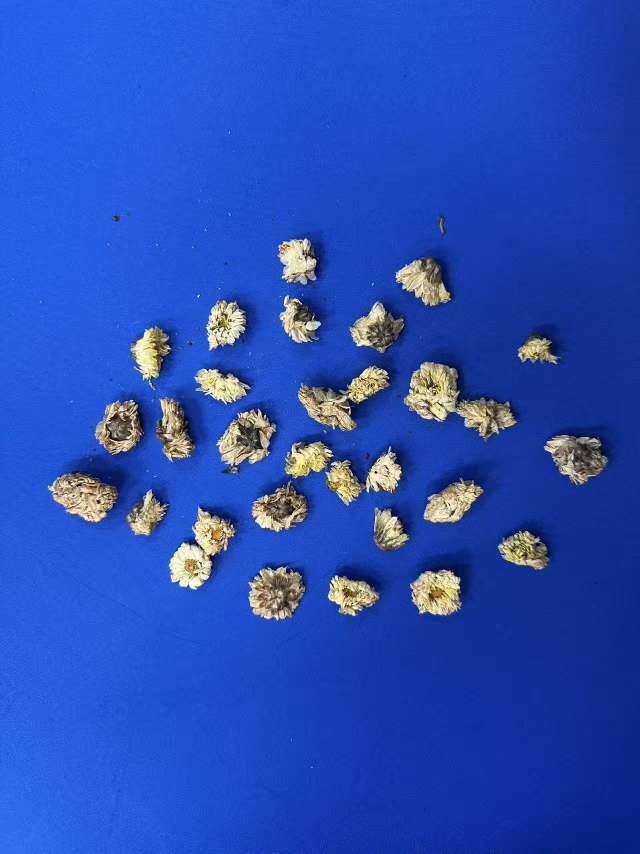
#> input picture images_1/baiju3.jpg, 1280 x 1707 px (shown at 1/2 size); its folder holds only this picture in this run
$ python DateOperation.py
#> lines starting #> are read from the running program, lines starting #| are printed output that depends on the picture; after the words box and inside, x2 and y2 are one past the last pixel; in counts of white or black regions, pixels touching at a corner belong together
"""
@filename:DateOperation.py
@author:Jason
@time:2025-10-09
"""
# import torch
# print(torch.cuda.is_available())
import cv2
import numpy as np
import os
from tqdm import tqdm  # 进度条库

# ================= 配置区域 =================
# 1. 原始图片文件夹路径
IMG_DIR = 'images_1'

# 2. DeepLabV3+ Mask 文件夹路径
MASK_DIR = 'masks_1'
# 3. 结果保存路径
OUTPUT_DIR = 'results_1'

# 4. Mask 的文件后缀
MASK_EXT = '.jpg'


# ===========================================

def enhance_object_with_black_bg(img, mask):
    """
    功能：
    1. 提取物体
    2. 对物体进行对比度增强 (CLAHE)
    3. 将背景置为纯黑 (0,0,0)
    """
    # 1. 确保 Mask 尺寸与原图一致
    if img.shape[:2] != mask.shape[:2]:
        mask = cv2.resize(mask, (img.shape[1], img.shape[0]), interpolation=cv2.INTER_NEAREST)

    # 2. 二值化 Mask (确保只有 0 和 255)
    _, binary_mask = cv2.threshold(mask, 127, 255, cv2.THRESH_BINARY)

    # 3. 初步提取前景
    # 利用 mask 将原图背景部分变黑
    foreground = cv2.bitwise_and(img, img, mask=binary_mask)

    # 4. 前景增强 (CLAHE)
    # 转到 LAB 空间处理亮度
    lab = cv2.cvtColor(foreground, cv2.COLOR_BGR2LAB)
    l, a, b = cv2.split(lab)

    # 应用 CLAHE (限制对比度自适应直方图均衡化)
    # clipLimit 可以调整：数值越大，对比度越强，纹理越明显
    clahe = cv2.createCLAHE(clipLimit=3.0, tileGridSize=(8, 8))
    cl = clahe.apply(l)

    # 合并并转回 BGR
    limg = cv2.merge((cl, a, b))
    enhanced_img = cv2.cvtColor(limg, cv2.COLOR_LAB2BGR)

    # 5. 【关键步骤】再次应用 Mask
    # 颜色空间转换可能会在黑色背景（0,0,0）上引入微小的噪点数值
    # 所以这里再次强制将背景部分置为 0
    final_result = cv2.bitwise_and(enhanced_img, enhanced_img, mask=binary_mask)

    return final_result


def main():
    # 检查输出目录
    if not os.path.exists(OUTPUT_DIR):
        os.makedirs(OUTPUT_DIR)
        print(f"已创建输出目录: {OUTPUT_DIR}")

    # 获取所有图片文件
    valid_extensions = ('.jpg', '.jpeg', '.png', '.bmp', '.tif')
    image_files = [f for f in os.listdir(IMG_DIR) if f.lower().endswith(valid_extensions)]

    print(f"共发现 {len(image_files)} 张图片，开始处理...")

    # 循环处理
    for img_name in tqdm(image_files, desc="Processing"):

        img_path = os.path.join(IMG_DIR, img_name)

        # --- 寻找对应的 Mask ---
        # 根据您的文件名规则修改这里
        file_stem = os.path.splitext(img_name)[0]
        mask_name = file_stem + MASK_EXT
        mask_path = os.path.join(MASK_DIR, mask_name)

        if not os.path.exists(mask_path):
            # 容错：尝试加 _mask 后缀的情况
            # mask_path = os.path.join(MASK_DIR, file_stem + "_mask" + MASK_EXT)
            if not os.path.exists(mask_path):
                # print(f"跳过: 缺少 Mask -> {img_name}")
                continue

        # 读取
        img = cv2.imread(img_path)
#> img is the input picture: shape (1707, 1280, 3); mean B, G, R 182.7, 77.4, 38.8
        mask = cv2.imread(mask_path, 0)  # 灰度读取
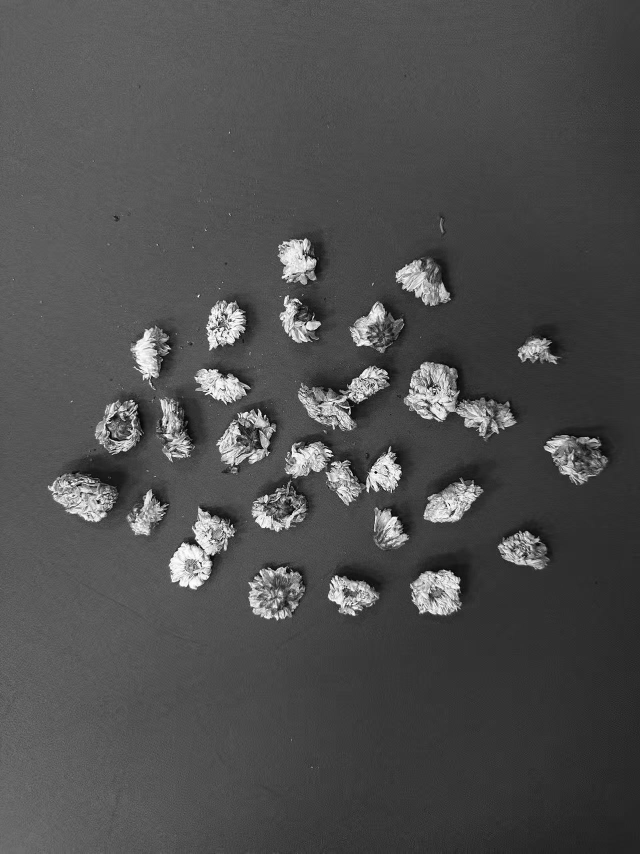
#> mask: shape (1707, 1280) (shown at 1/2 size); min 0, max 255, mean 77.8

        if img is None or mask is None:
            continue

        try:
            # === 核心处理 ===
            result_img = enhance_object_with_black_bg(img, mask)
#> in enhance_object_with_black_bg, `_, binary_mask = cv2.threshold(mask, 127, 255, cv2.THRESH_BINARY)`:
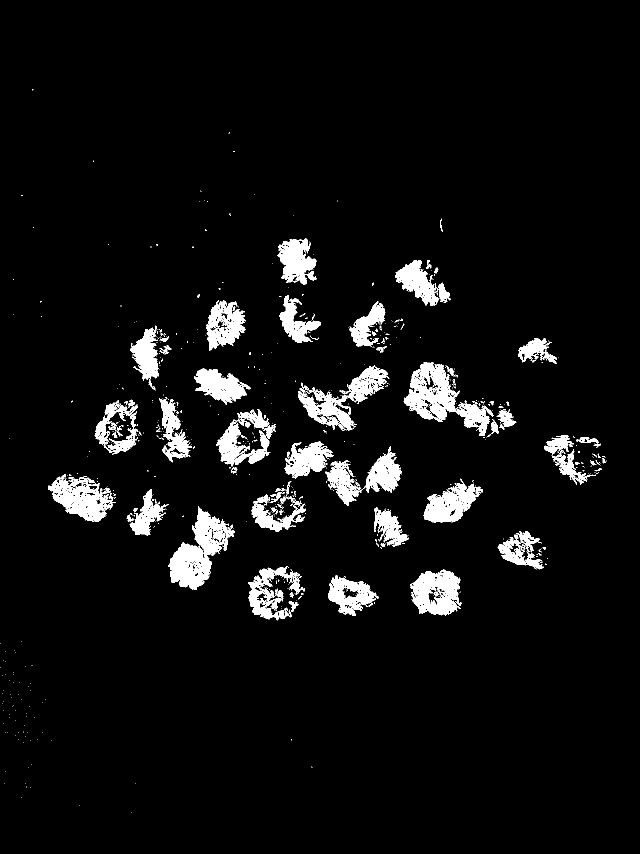
#> binary_mask: shape (1707, 1280) (shown at 1/2 size); 5.6% white; 730 white regions (629 under 20 px), largest, box (x1, y1, x2, y2) and area: (336, 1012, 470, 1179) 9254, (807, 724, 987, 872) 9124, (820, 1139, 923, 1231) 6133
#> in enhance_object_with_black_bg, `foreground = cv2.bitwise_and(img, img, mask=binary_mask)`:
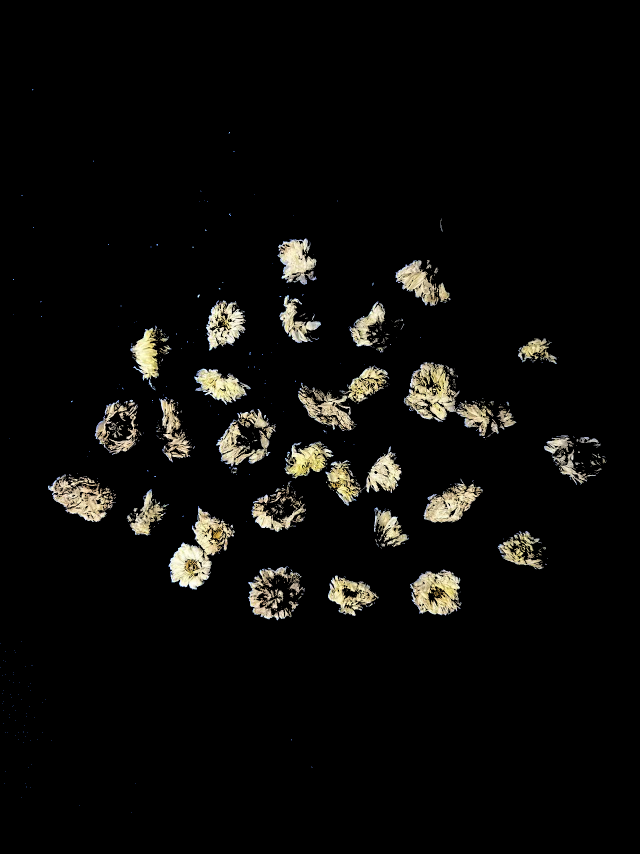
#> foreground: shape (1707, 1280, 3) (shown at 1/2 size); mean B, G, R 9, 10.7, 11.2
#> in enhance_object_with_black_bg, `lab = cv2.cvtColor(foreground, cv2.COLOR_BGR2LAB)`: lab: shape (1707, 1280, 3); mean of channels 0, 1, 2 11, 127.9, 128.9
#> in enhance_object_with_black_bg, `l, a, b = cv2.split(lab)`:
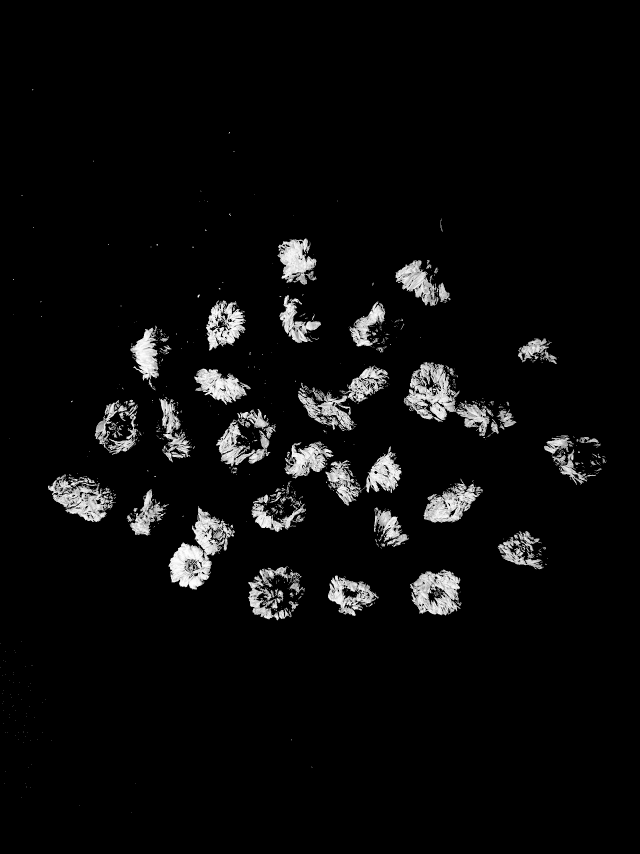
#> l: shape (1707, 1280) (shown at 1/2 size); min 0, max 255, mean 11
#> in enhance_object_with_black_bg, `l, a, b = cv2.split(lab)`:
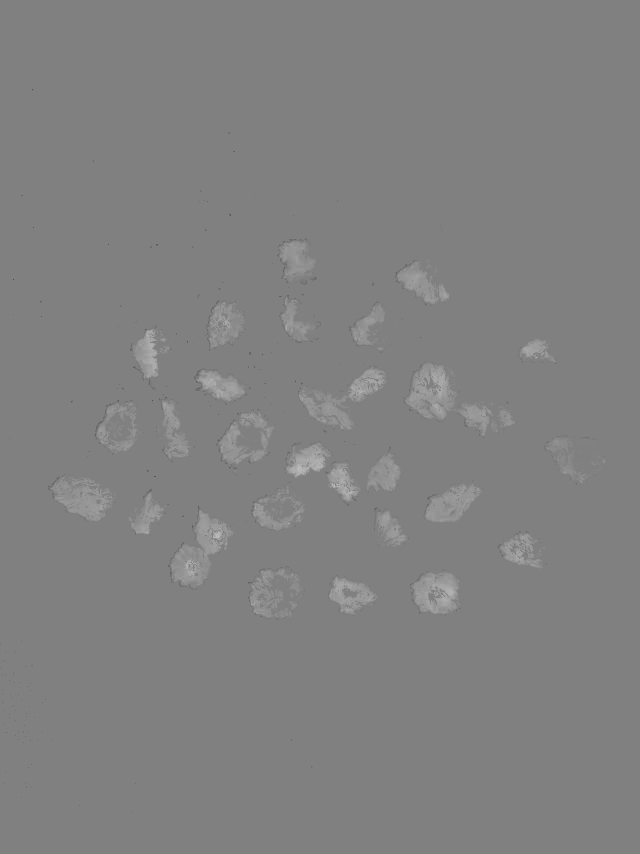
#> b: shape (1707, 1280) (shown at 1/2 size); min 60, max 190, mean 128.9
#> in enhance_object_with_black_bg, `limg = cv2.merge((cl, a, b))`: limg: shape (1707, 1280, 3); mean of channels 0, 1, 2 14.2, 127.9, 128.9

            # 保存
            save_path = os.path.join(OUTPUT_DIR, img_name)
            cv2.imwrite(save_path, result_img)

        except Exception as e:
            print(f"处理出错 {img_name}: {e}")

    print("\n所有处理完成！结果保存在:", OUTPUT_DIR)


if __name__ == "__main__":
    main()

$ run again, on images_1/baizhu1.jpg
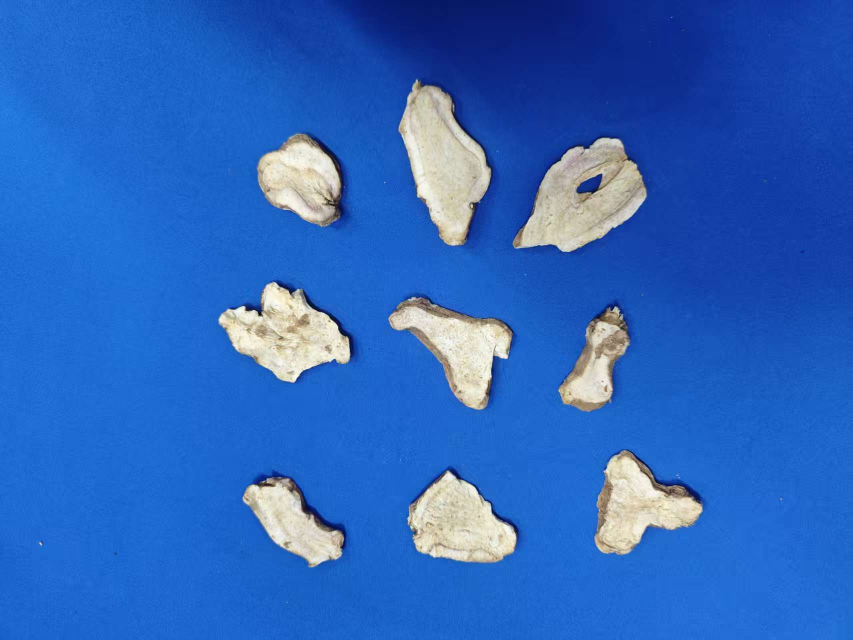
#> input picture images_1/baizhu1.jpg, 1706 x 1279 px (shown at 1/2 size)
#> in main, img is the input picture: shape (1279, 1706, 3); mean B, G, R 190.1, 101.7, 45.2
#> in enhance_object_with_black_bg, `_, binary_mask = cv2.threshold(mask, 127, 255, cv2.THRESH_BINARY)`:
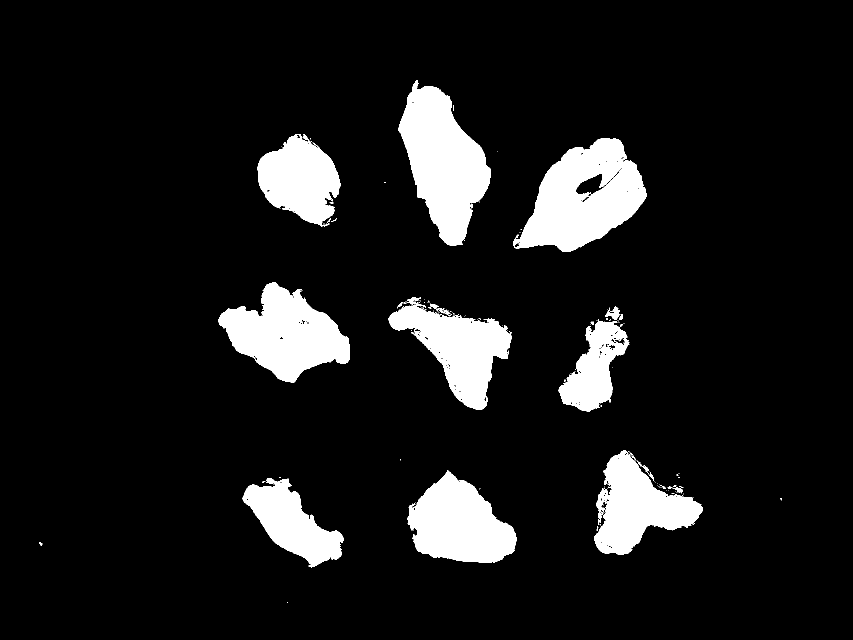
#> binary_mask: shape (1279, 1706) (shown at 1/2 size); 10.2% white; 132 white regions (107 under 20 px), largest, box (x1, y1, x2, y2) and area: (1026, 276, 1293, 504) 35170, (797, 160, 982, 492) 34402, (436, 564, 700, 766) 29299
#> lab: shape (1279, 1706, 3); mean of channels 0, 1, 2 21.2, 127.9, 129
#> limg: shape (1279, 1706, 3); mean of channels 0, 1, 2 22.5, 127.9, 129
#> in enhance_object_with_black_bg, `enhanced_img = cv2.cvtColor(limg, cv2.COLOR_LAB2BGR)`:
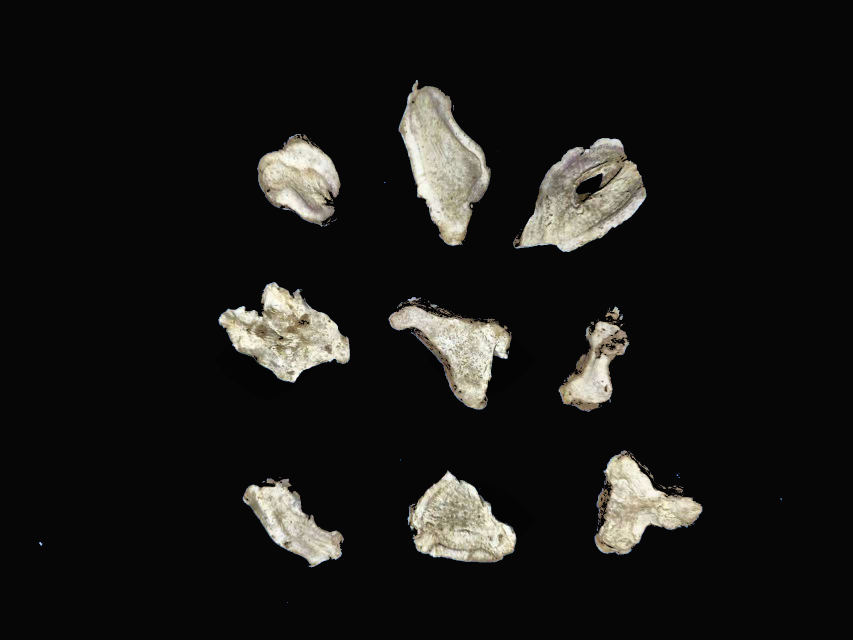
#> enhanced_img: shape (1279, 1706, 3) (shown at 1/2 size); mean B, G, R 21.8, 23.7, 24.2

$ run again, on images_1/baizhu3.jpg
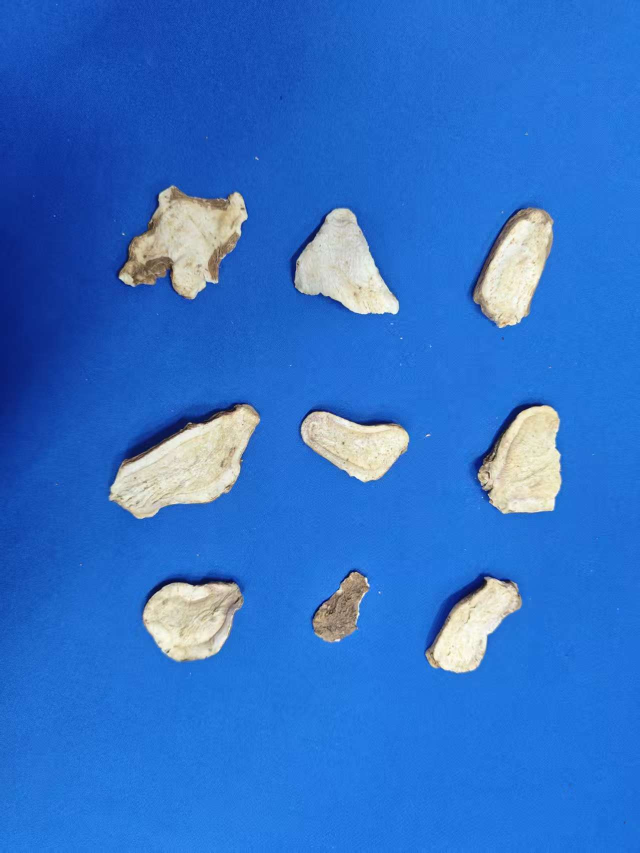
#> input picture images_1/baizhu3.jpg, 1279 x 1706 px (shown at 1/2 size)
#> in main, img is the input picture: shape (1706, 1279, 3); mean B, G, R 201.5, 112.7, 48.3
#> in enhance_object_with_black_bg, `_, binary_mask = cv2.threshold(mask, 127, 255, cv2.THRESH_BINARY)`:
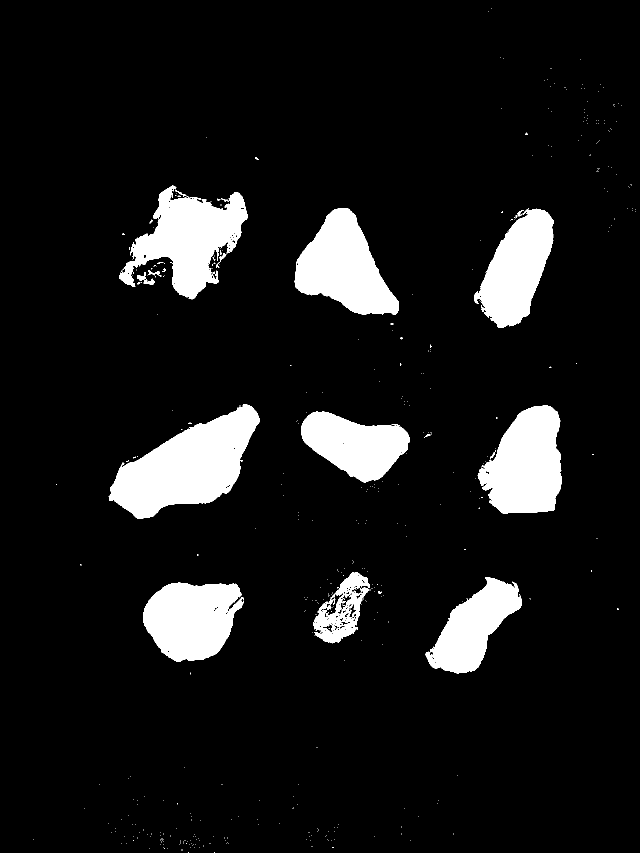
#> binary_mask: shape (1706, 1279) (shown at 1/2 size); 9.5% white; 487 white regions (461 under 20 px), largest, box (x1, y1, x2, y2) and area: (217, 809, 520, 1038) 36063, (238, 371, 496, 599) 27676, (955, 811, 1124, 1028) 25869
#> lab: shape (1706, 1279, 3); mean of channels 0, 1, 2 20.1, 127.9, 129
#> limg: shape (1706, 1279, 3); mean of channels 0, 1, 2 21.7, 127.9, 129
#> in enhance_object_with_black_bg, `enhanced_img = cv2.cvtColor(limg, cv2.COLOR_LAB2BGR)`:
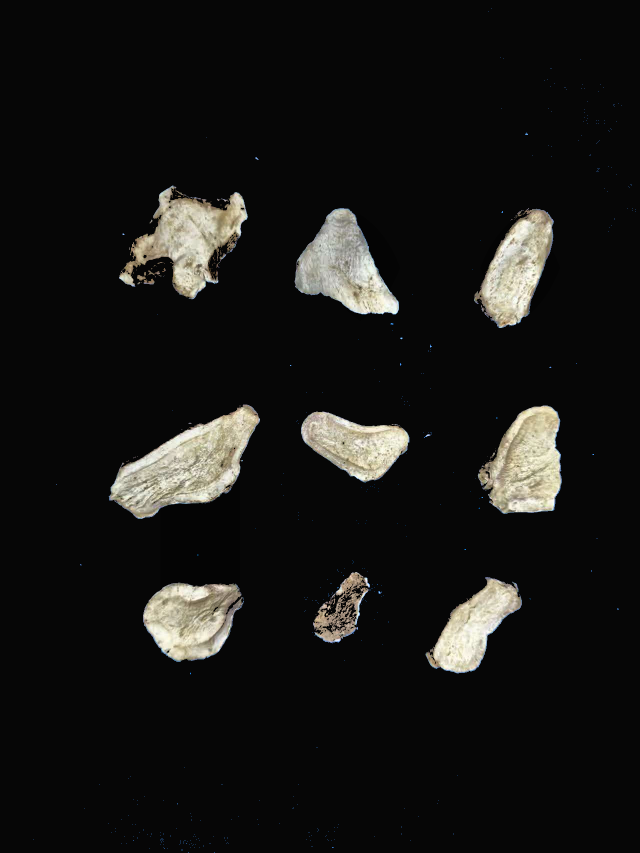
#> enhanced_img: shape (1706, 1279, 3) (shown at 1/2 size); mean B, G, R 21.1, 22.9, 23.4

$ run again, on images_1/baishao4.jpg
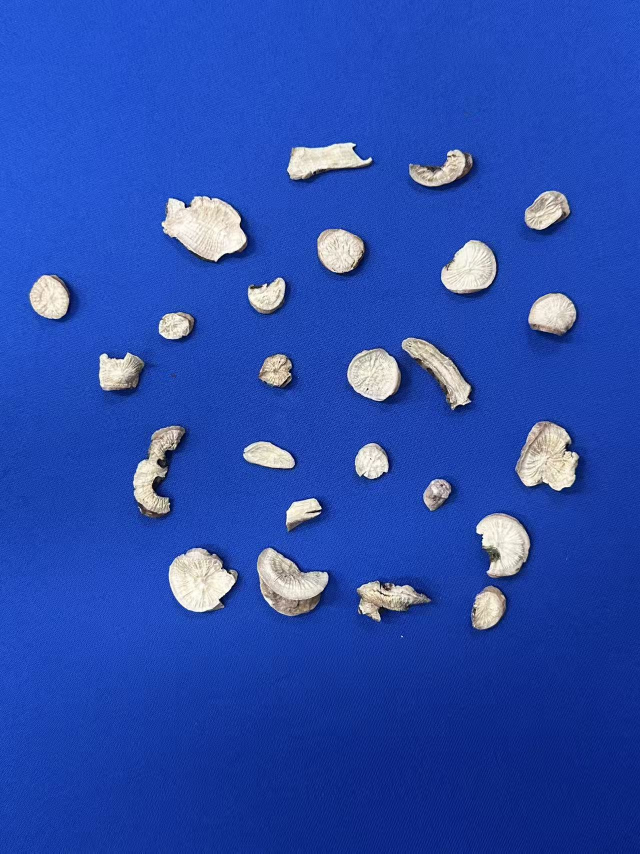
#> input picture images_1/baishao4.jpg, 1280 x 1707 px (shown at 1/2 size)
#> in main, img is the input picture: shape (1707, 1280, 3); mean B, G, R 173.8, 75.8, 40.8
#> in enhance_object_with_black_bg, `_, binary_mask = cv2.threshold(mask, 127, 255, cv2.THRESH_BINARY)`:
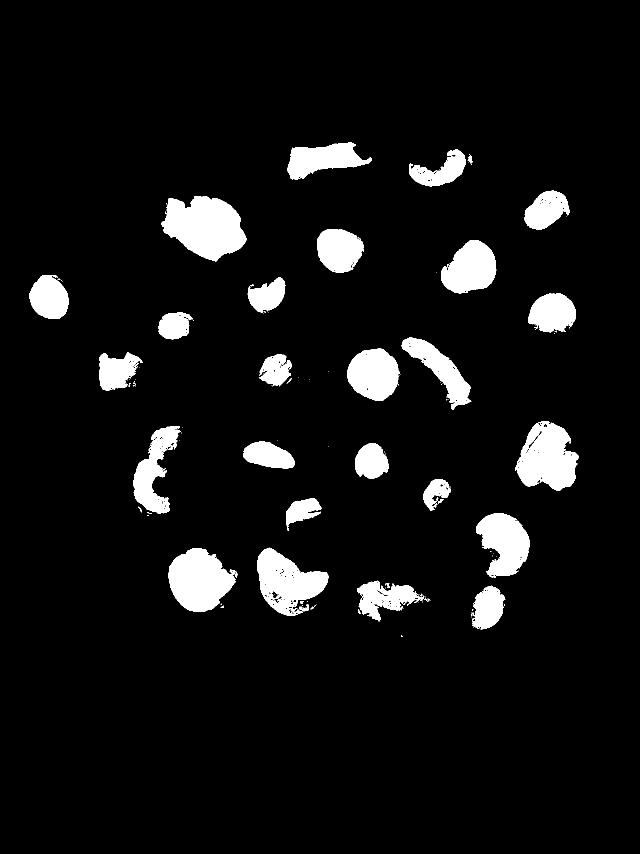
#> binary_mask: shape (1707, 1280) (shown at 1/2 size); 7.1% white; 131 white regions (97 under 20 px), largest, box (x1, y1, x2, y2) and area: (323, 392, 493, 524) 14965, (337, 1096, 475, 1224) 11979, (1030, 843, 1158, 981) 11693
#> lab: shape (1707, 1280, 3); mean of channels 0, 1, 2 15.3, 128, 128.4
#> in enhance_object_with_black_bg, `l, a, b = cv2.split(lab)`:
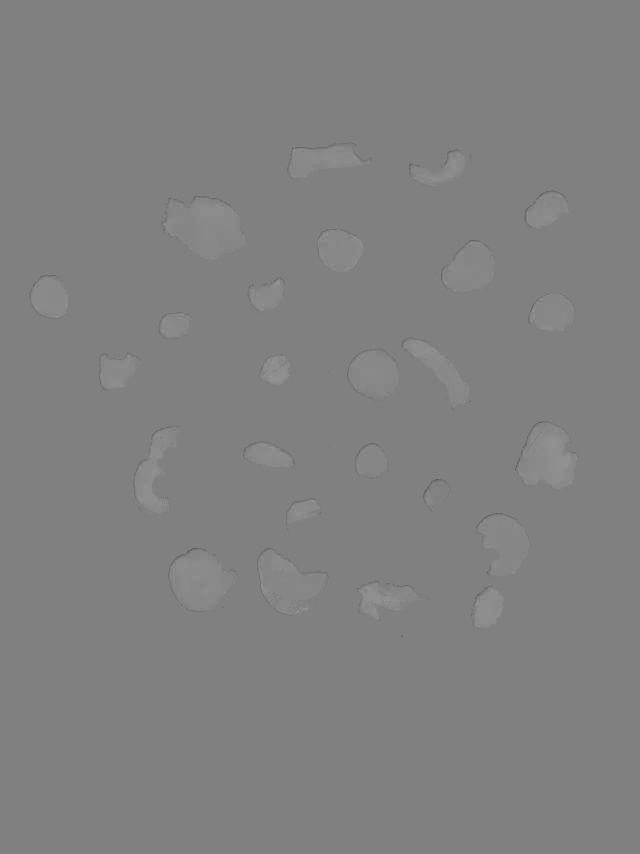
#> b: shape (1707, 1280) (shown at 1/2 size); min 68, max 151, mean 128.4
#> limg: shape (1707, 1280, 3); mean of channels 0, 1, 2 18, 128, 128.4
